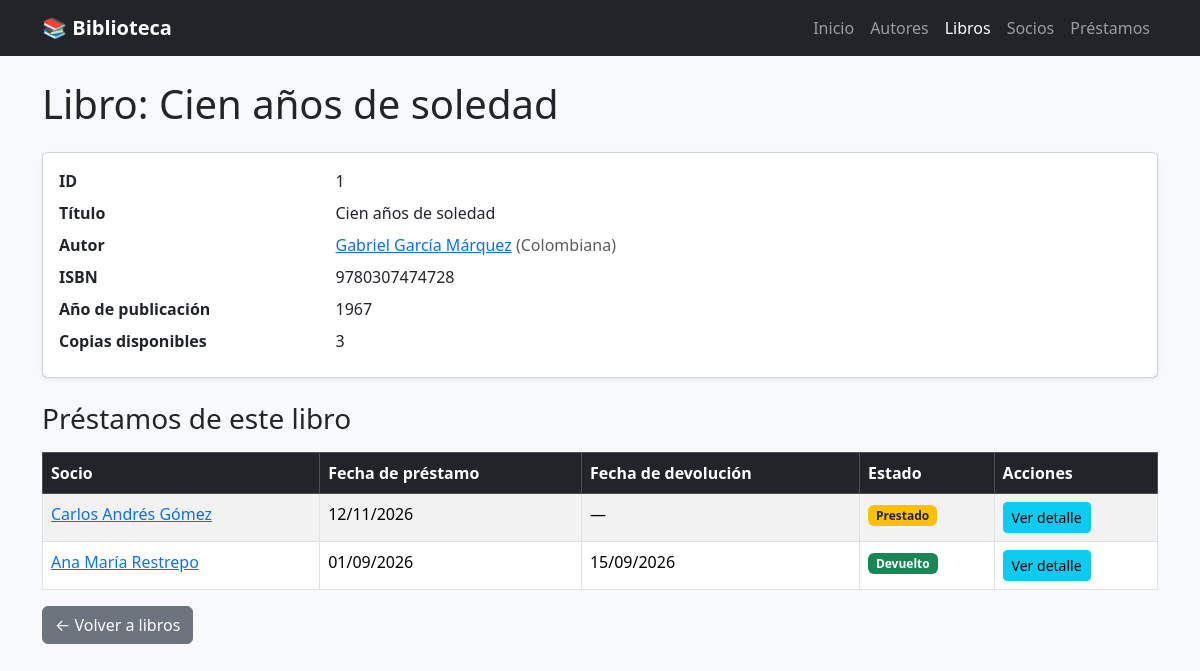
The app's page /libros/1/ with its own data.
### gestion/models.py (models this page shows, shortened)
class Libro(models.Model):
    titulo = models.CharField(max_length=200)
    isbn = models.CharField(max_length=13, unique=True)
    anio_publicacion = models.PositiveIntegerField()
    copias_disponibles = models.PositiveIntegerField(default=1)
    autor = models.ForeignKey(Autor, on_delete=models.CASCADE, related_name='libros')

class Autor(models.Model):
    nombre = models.CharField(max_length=100)
    nacionalidad = models.CharField(max_length=50, blank=True)
    class Meta:
        verbose_name_plural = "Autores"

class Prestamo(models.Model):
    libro = models.ForeignKey(Libro, on_delete=models.CASCADE, related_name='prestamos')
    socio = models.ForeignKey(Socio, on_delete=models.CASCADE, related_name='prestamos')
    fecha_prestamo = models.DateField(auto_now_add=True)
    fecha_devolucion = models.DateField(null=True, blank=True)
    devuelto = models.BooleanField(default=False)

class Socio(models.Model):
    nombre = models.CharField(max_length=100)
    documento = models.CharField(max_length=20, unique=True)
    email = models.EmailField()
    telefono = models.CharField(max_length=20, blank=True)
    fecha_registro = models.DateField(auto_now_add=True)

### gestion/views.py (the view)
# urls.py: path('libros/<int:pk>/', views.detalle_libro, name='detalle_libro'),
def detalle_libro(request, pk):
    libro = get_object_or_404(Libro.objects.select_related('autor'), pk=pk)
    prestamos = libro.prestamos.select_related('socio').order_by('-fecha_prestamo')
    return render(request, 'gestion/libro_detail.html', {'libro': libro, 'prestamos': prestamos})

### gestion/templates/gestion/libro_detail.html (shortened to what this page needs)
{% extends 'gestion/base.html' %}
{% block content %}
<h1 class="mb-4">Libro: {{ libro.titulo }}</h1>
<div class="card shadow-sm mb-4">
    <div class="card-body">
        <dl class="row mb-0">
            <dt class="col-sm-3">ID</dt>
            <dd class="col-sm-9">{{ libro.id }}</dd>
            <dt class="col-sm-3">Título</dt>
            <dd class="col-sm-9">{{ libro.titulo }}</dd>
            <dt class="col-sm-3">Autor</dt>
            <dd class="col-sm-9">
                <a href="{% url 'detalle_autor' libro.autor.pk %}">{{ libro.autor.nombre }}</a>
                {% if libro.autor.nacionalidad %}<span class="text-muted">({{ libro.autor.nacionalidad }})</span>{% endif %}
            </dd>
            <dt class="col-sm-3">ISBN</dt>
            <dd class="col-sm-9">{{ libro.isbn }}</dd>
            <dt class="col-sm-3">Año de publicación</dt>
            <dd class="col-sm-9">{{ libro.anio_publicacion }}</dd>
            <dt class="col-sm-3">Copias disponibles</dt>
            <dd class="col-sm-9">{{ libro.copias_disponibles }}</dd>
        </dl>
    </div>
</div>
<h3 class="mb-3">Préstamos de este libro</h3>
<table class="table table-striped table-hover table-bordered bg-white">
    <thead class="table-dark">
        <tr>
            <th>Socio</th>
            <th>Fecha de préstamo</th>
            <th>Fecha de devolución</th>
            <th>Estado</th>
            <th>Acciones</th>
        </tr>
    </thead>
    <tbody>
        {% for prestamo in prestamos %}
        <tr>
            <td><a href="{% url 'detalle_socio' prestamo.socio.pk %}">{{ prestamo.socio.nombre }}</a></td>
            <td>{{ prestamo.fecha_prestamo|date:"d/m/Y" }}</td>
            <td>{{ prestamo.fecha_devolucion|date:"d/m/Y"|default:"—" }}</td>
            <td>
                {% if prestamo.devuelto %}<span class="badge bg-success">Devuelto</span>
                {% else %}<span class="badge bg-warning text-dark">Prestado</span>{% endif %}
            </td>
            <td><a href="{% url 'detalle_prestamo' prestamo.pk %}" class="btn btn-info btn-sm">Ver detalle</a></td>
        </tr>
        {% empty %}
        <tr><td colspan="5" class="text-center">Este libro no tiene préstamos registrados.</td></tr>
        {% endfor %}
    </tbody>
</table>
<a href="{% url 'lista_libros' %}" class="btn btn-secondary">&larr; Volver a libros</a>
{% endblock %}

### records on screen
Libro: titulo "Cien años de soledad", id "1", autor.nombre "Gabriel García Márquez", autor.nacionalidad "Colombiana", isbn "9780307474728", anio_publicacion "1967", copias_disponibles "3"
Prestamo: socio.nombre "Carlos Andrés Gómez", fecha_prestamo "12/11/2026", fecha_devolucion "—", devuelto "Prestado"
Prestamo: socio.nombre "Ana María Restrepo", fecha_prestamo "01/09/2026", fecha_devolucion "15/09/2026", devuelto "Devuelto"
